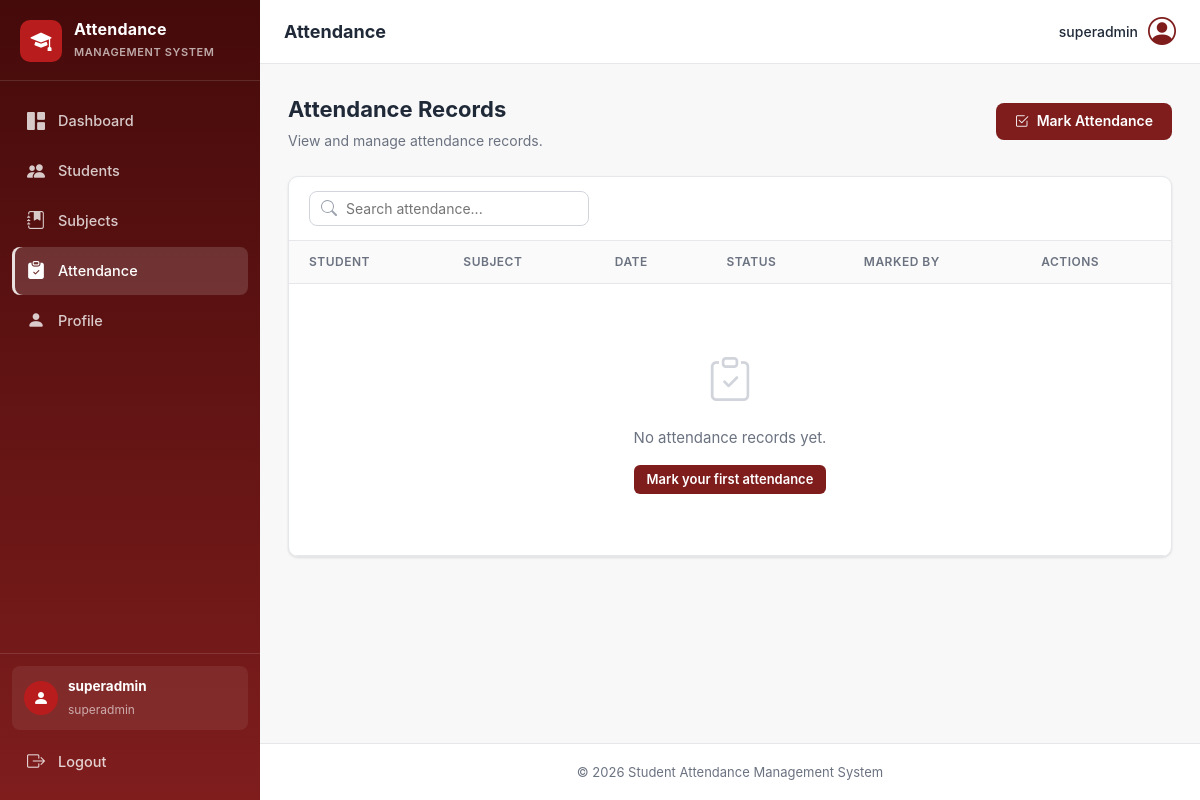
Page /attendance/ (signed in) on the earlier database version.
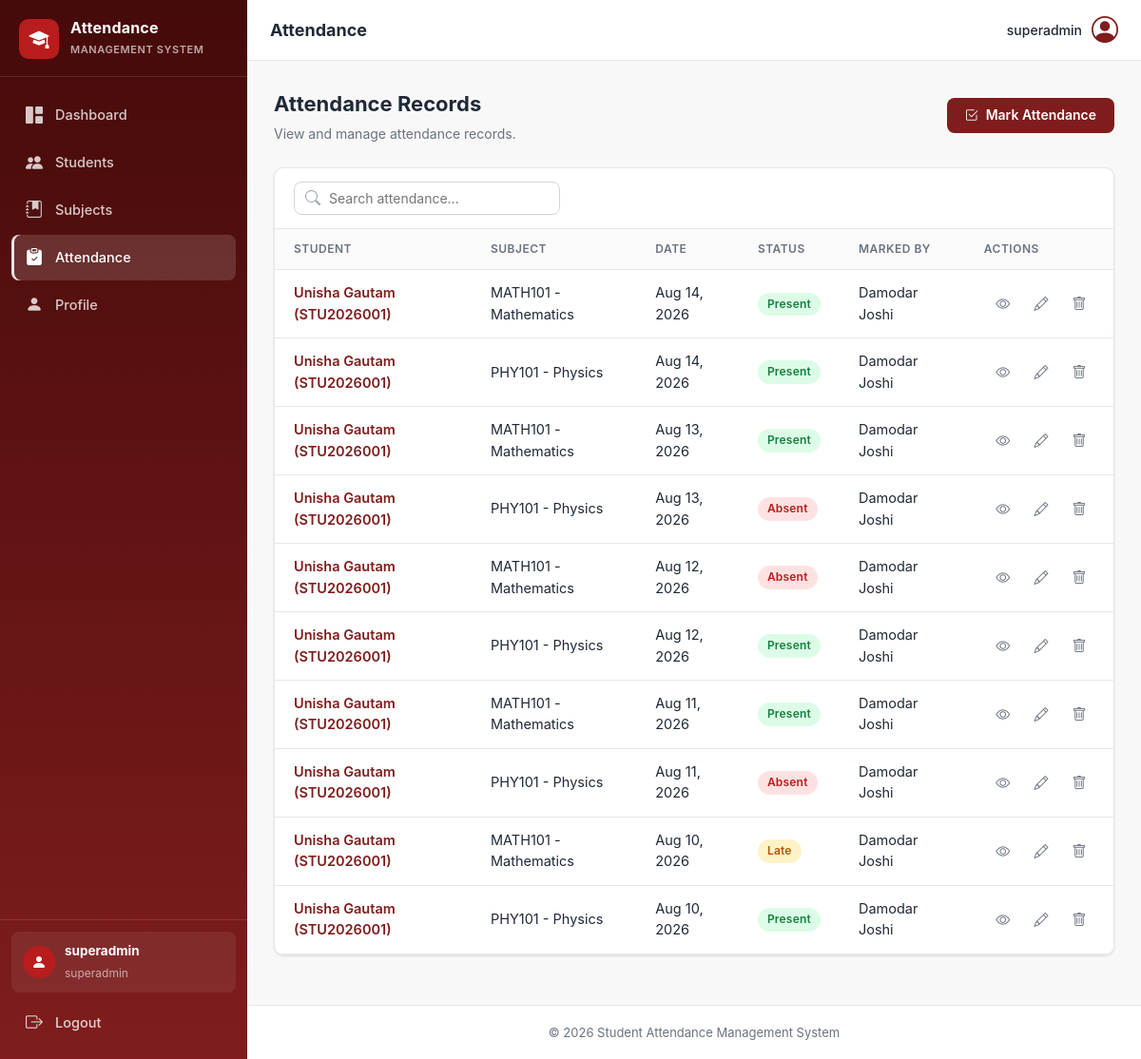
Same page on the later database version.
### attendance/models.py (models this page shows, shortened)
class Attendance(models.Model):
    STATUS_CHOICES = (
        ("present", "Present"),
        ("absent", "Absent"),
        ("late", "Late"),
    )
    student = models.ForeignKey(Student, on_delete=models.CASCADE, related_name="attendances")
    subject = models.ForeignKey(Subject, on_delete=models.CASCADE, related_name="attendances")
    date = models.DateField()
    status = models.CharField(max_length=10, choices=STATUS_CHOICES, default="present")
    marked_by = models.ForeignKey(User, on_delete=models.SET_NULL, null=True, blank=True, related_name="marked_attendances")
    created_at = models.DateTimeField(auto_now_add=True)
    updated_at = models.DateTimeField(auto_now=True)
    class Meta:
        constraints = [
            models.UniqueConstraint(
                fields=["student", "subject", "date"],
                name="unique_student_subject_date_attendance",
            )
        ]

### students/models.py (models this page shows)
class Student(models.Model):
    GENDER_CHOICES = (
        ('male', 'Male'),
        ('female', 'Female'),
        ('other', 'Other'),
    )
    SEMESTER_CHOICES = (
        (1, 'Semester 1'),
        (2, 'Semester 2'),
        (3, 'Semester 3'),
        (4, 'Semester 4'),
        (5, 'Semester 5'),
        (6, 'Semester 6'),
        (7, 'Semester 7'),
        (8, 'Semester 8'),
    )
    user = models.OneToOneField(User, on_delete=models.CASCADE, related_name='student')
    student_id = models.CharField(max_length=20, unique=True)
    date_of_birth = models.DateField(blank=True, null=True)
    gender = models.CharField(max_length=10, choices=GENDER_CHOICES, blank=True)
    address = models.TextField(blank=True, null=True)
    semester = models.PositiveSmallIntegerField(choices=SEMESTER_CHOICES, default=1)
    enrollment_date = models.DateField(blank=True, null=True)
    created_at = models.DateTimeField(auto_now_add=True)
    updated_at = models.DateTimeField(auto_now=True)
    def __str__(self):
        return f"{self.user.get_full_name() or self.user.username} ({self.student_id})"

### subjects/models.py (models this page shows)
class Subject(models.Model):
    SEMESTER_CHOICES = (
        (1, "Semester 1"),
        (2, "Semester 2"),
        (3, "Semester 3"),
        (4, "Semester 4"),
        (5, "Semester 5"),
        (6, "Semester 6"),
        (7, "Semester 7"),
        (8, "Semester 8"),
    )
    name = models.CharField(max_length=100)
    code = models.CharField(max_length=20, unique=True)
    description = models.TextField(blank=True)
    teacher = models.ForeignKey(User, on_delete=models.SET_NULL, null=True, blank=True, related_name="subjects")
    semester = models.PositiveSmallIntegerField(choices=SEMESTER_CHOICES)
    created_at = models.DateTimeField(auto_now_add=True)
    updated_at = models.DateTimeField(auto_now=True)
    def __str__(self):
        return f"{self.code} - {self.name}"

### attendance/views.py (the view)
# urls.py: path("", views.attendance_list, name="attendance_list"),
@login_required
def attendance_list(request):
    attendances = Attendance.objects.all().order_by("-date")
    return render(
        request,
        "attendance/attendance_list.html",
        {"attendances": attendances},
    )

### templates/attendance/attendance_list.html (shortened to what this page needs)
{% extends "base.html" %}
{% load static %}
{% block page_title %}Attendance{% endblock %}
{% block extra_css %}<link rel="stylesheet" href="{% static 'css/tables.css' %}">{% endblock %}
{% block content %}
<div class="page-head">
    <div>
        <h2 class="page-heading">Attendance Records</h2>
        <p class="page-heading-sub">View and manage attendance records.</p>
    </div>
    <div class="page-actions">
        <a href="{% url 'attendance:attendance_create' %}" class="btn btn-primary"><i class="bi bi-check2-square"></i> Mark Attendance</a>
    </div>
</div>
<section class="card">
    <div class="table-toolbar">
        <input type="search" class="table-search-input" data-table-search="attendance-table"
               placeholder="Search attendance..." aria-label="Search attendance">
    </div>
    <div class="table-responsive">
        <table class="table" id="attendance-table">
            <thead>
                <tr>
                    <th>Student</th>
                    <th>Subject</th>
                    <th>Date</th>
                    <th>Status</th>
                    <th>Marked By</th>
                    <th class="th-actions">Actions</th>
                </tr>
            </thead>
            <tbody>
                {% for attendance in attendances %}
                <tr>
                    <td><a href="{% url 'attendance:attendance_detail' attendance.pk %}" class="link-strong">{{ attendance.student }}</a></td>
                    <td>{{ attendance.subject }}</td>
                    <td>{{ attendance.date|date:"M j, Y" }}</td>
                    <td><span class="badge badge-{{ attendance.status }}">{{ attendance.get_status_display }}</span></td>
                    <td>
                        {% if attendance.marked_by %}
                            {{ attendance.marked_by.get_full_name|default:attendance.marked_by.username }}
                        {% else %}
                            <span class="text-muted">—</span>
                        {% endif %}
                    </td>
                    <td class="td-actions">
                        <a href="{% url 'attendance:attendance_detail' attendance.pk %}" class="btn-icon" title="View"><i class="bi bi-eye"></i></a>
                        <a href="{% url 'attendance:attendance_edit' attendance.pk %}" class="btn-icon" title="Edit"><i class="bi bi-pencil"></i></a>
                        <a href="{% url 'attendance:attendance_delete' attendance.pk %}" class="btn-icon btn-icon-danger" title="Delete"><i class="bi bi-trash"></i></a>
                    </td>
                </tr>
                {% empty %}
                <tr class="empty-row">
                    <td colspan="6">
                        <div class="empty-state">
                            <div class="empty-icon"><i class="bi bi-clipboard-check"></i></div>
                            <p>No attendance records yet.</p>
                            <a href="{% url 'attendance:attendance_create' %}" class="btn btn-primary btn-sm">Mark your first attendance</a>
                        </div>
                    </td>
                </tr>
                {% endfor %}
            </tbody>
        </table>
    </div>
</section>
{% endblock %}

### templates/base.html (shortened to what this page needs)
{% load static %}
<!DOCTYPE html>
<html lang="en">
<head>
    <link rel="stylesheet" href="{% static 'css/style.css' %}">
    <link rel="stylesheet" href="https://cdn.jsdelivr.net/npm/bootstrap-icons@1.11.3/font/bootstrap-icons.min.css">
    {% block extra_css %}{% endblock %}
</head>
<body class="{% block body_class %}{% endblock %}">
    {% block body %}
    <div class="layout">
        <aside class="sidebar" id="sidebar">
            <div class="sidebar-brand">
                <span class="brand-icon"><i class="bi bi-mortarboard-fill"></i></span>
                <div class="brand-text">
                    <strong>Attendance</strong>
                    <small>Management System</small>
                </div>
            </div>
            <nav class="sidebar-nav" aria-label="Main navigation">
                <a href="{% url 'dashboard:dashboard' %}" class="nav-link {% if request.resolver_match.app_name == 'dashboard' %}active{% endif %}">
                    <i class="bi bi-grid-1x2-fill"></i><span>Dashboard</span>
                </a>
                <a href="{% url 'students:student_list' %}" class="nav-link {% if request.resolver_match.app_name == 'students' %}active{% endif %}">
                    <i class="bi bi-people-fill"></i><span>Students</span>
                </a>
                <a href="{% url 'subjects:subject_list' %}" class="nav-link {% if request.resolver_match.app_name == 'subjects' %}active{% endif %}">
                    <i class="bi bi-journal-bookmark-fill"></i><span>Subjects</span>
                </a>
                <a href="{% url 'attendance:attendance_list' %}" class="nav-link {% if request.resolver_match.app_name == 'attendance' %}active{% endif %}">
                    <i class="bi bi-clipboard-check-fill"></i><span>Attendance</span>
                </a>
                <a href="{% url 'accounts:profile' %}" class="nav-link {% if request.resolver_match.app_name == 'accounts' %}active{% endif %}">
                    <i class="bi bi-person-fill"></i><span>Profile</span>
                </a>
            </nav>
            <div class="sidebar-footer">
                <div class="sidebar-user">
                    <span class="user-avatar"><i class="bi bi-person-fill"></i></span>
                    <div class="sidebar-user-info">
                        <strong>{{ user.get_full_name|default:user.username }}</strong>
                        <small>{{ user.username }}</small>
                    </div>
                </div>
                <a href="{% url 'accounts:logout' %}" class="nav-link nav-link-logout">
                    <i class="bi bi-box-arrow-right"></i><span>Logout</span>
                </a>
            </div>
        </aside>
        <div class="main-wrapper">
            <header class="topbar">
                <h1 class="page-title">{% block page_title %}Dashboard{% endblock %}</h1>
                <div class="topbar-user">
                    <span class="topbar-user-name">{{ user.get_full_name|default:user.username }}</span>
                    <a href="{% url 'accounts:profile' %}" class="topbar-avatar" title="My Profile"><i class="bi bi-person-circle"></i></a>
                </div>
            </header>
            <main class="content">
                {% block content %}{% endblock %}
            </main>
            <footer class="footer">
                <span>&copy; 2026 Student Attendance Management System</span>
            </footer>
        </div>
    </div>
    {% endblock %}
</body>
</html>

### static/css/tables.css (style rules this page uses)
.table-toolbar { display: flex; align-items: center; justify-content: space-between; gap: 12px; padding: 14px 20px; border-bottom: 1px solid var(--border); flex-wrap: wrap; }
.table-search-input { width: 280px; max-width: 100%; padding: 8px 12px 8px 36px; border: 1px solid #d1d5db; border-radius: var(--radius); font-size: 14px; font-family: inherit; color: var(--text); transition: border-color 0.15s ease, box-shadow 0.15s ease; }
.table-responsive { overflow-x: auto; -webkit-overflow-scrolling: touch; }
.table { width: 100%; border-collapse: collapse; font-size: 14.5px; }
.table th { text-align: left; padding: 12px 20px; font-size: 12px; text-transform: uppercase; letter-spacing: 0.5px; color: var(--muted); font-weight: 600; background: #fafafa; border-bottom: 1px solid var(--border); white-space: nowrap; }
.table td { padding: 13px 20px; border-bottom: 1px solid var(--border); color: var(--text); vertical-align: middle; }
.table tbody tr { transition: background 0.12s ease; }
.link-strong { font-weight: 600; color: var(--primary); }
.th-actions, .td-actions { text-align: right; }
.td-actions { white-space: nowrap; }
.td-actions .btn-icon { display: inline-flex; align-items: center; justify-content: center; width: 32px; height: 32px; border-radius: 6px; color: var(--muted); border: 1px solid transparent; font-size: 15px; margin-left: 4px; }

Differences in the rows shown:
added Attendance: student "Unisha Gautam (STU2026001)", subject "MATH101 - Mathematics", date "Aug 14, 2026", status "Present", marked_by.get_full_name "Damodar Joshi"
added Attendance: student "Unisha Gautam (STU2026001)", subject "PHY101 - Physics", date "Aug 14, 2026", status "Present", marked_by.get_full_name "Damodar Joshi"
added Attendance: student "Unisha Gautam (STU2026001)", subject "MATH101 - Mathematics", date "Aug 13, 2026", status "Present", marked_by.get_full_name "Damodar Joshi"
added Attendance: student "Unisha Gautam (STU2026001)", subject "PHY101 - Physics", date "Aug 13, 2026", status "Absent", marked_by.get_full_name "Damodar Joshi"
added Attendance: student "Unisha Gautam (STU2026001)", subject "MATH101 - Mathematics", date "Aug 12, 2026", status "Absent", marked_by.get_full_name "Damodar Joshi"
added Attendance: student "Unisha Gautam (STU2026001)", subject "PHY101 - Physics", date "Aug 12, 2026", status "Present", marked_by.get_full_name "Damodar Joshi"
added Attendance: student "Unisha Gautam (STU2026001)", subject "MATH101 - Mathematics", date "Aug 11, 2026", status "Present", marked_by.get_full_name "Damodar Joshi"
added Attendance: student "Unisha Gautam (STU2026001)", subject "PHY101 - Physics", date "Aug 11, 2026", status "Absent", marked_by.get_full_name "Damodar Joshi"
added Attendance: student "Unisha Gautam (STU2026001)", subject "MATH101 - Mathematics", date "Aug 10, 2026", status "Late", marked_by.get_full_name "Damodar Joshi"
added Attendance: student "Unisha Gautam (STU2026001)", subject "PHY101 - Physics", date "Aug 10, 2026", status "Present", marked_by.get_full_name "Damodar Joshi"
Other differences:
text no longer shown: "No attendance records yet. Mark your first attendance"
